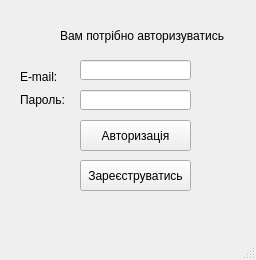
<?xml version="1.0" encoding="UTF-8"?>
<ui version="4.0">
 <class>MainWindow</class>
 <widget class="QMainWindow" name="MainWindow">
  <property name="geometry">
   <rect>
    <x>0</x>
    <y>0</y>
    <width>256</width>
    <height>260</height>
   </rect>
  </property>
  <property name="windowTitle">
   <string>MainWindow</string>
  </property>
  <widget class="QWidget" name="centralwidget">
   <widget class="QLineEdit" name="lineEdit">
    <property name="geometry">
     <rect>
      <x>80</x>
      <y>90</y>
      <width>111</width>
      <height>20</height>
     </rect>
    </property>
    <property name="maximumSize">
     <size>
      <width>113</width>
      <height>20</height>
     </size>
    </property>
    <property name="contextMenuPolicy">
     <enum>Qt::DefaultContextMenu</enum>
    </property>
   </widget>
   <widget class="QLineEdit" name="lineEdit_2">
    <property name="geometry">
     <rect>
      <x>80</x>
      <y>60</y>
      <width>111</width>
      <height>20</height>
     </rect>
    </property>
   </widget>
   <widget class="QPushButton" name="avtorizate">
    <property name="geometry">
     <rect>
      <x>80</x>
      <y>120</y>
      <width>111</width>
      <height>31</height>
     </rect>
    </property>
    <property name="text">
     <string>Авторизація</string>
    </property>
    <property name="shortcut">
     <string>Return</string>
    </property>
   </widget>
   <widget class="QPushButton" name="registration">
    <property name="geometry">
     <rect>
      <x>80</x>
      <y>160</y>
      <width>111</width>
      <height>31</height>
     </rect>
    </property>
    <property name="text">
     <string>Зареєструватись</string>
    </property>
    <property name="autoDefault">
     <bool>true</bool>
    </property>
    <property name="default">
     <bool>false</bool>
    </property>
   </widget>
   <widget class="QLabel" name="label">
    <property name="geometry">
     <rect>
      <x>20</x>
      <y>70</y>
      <width>47</width>
      <height>13</height>
     </rect>
    </property>
    <property name="text">
     <string>E-mail:</string>
    </property>
   </widget>
   <widget class="QLabel" name="label_2">
    <property name="geometry">
     <rect>
      <x>20</x>
      <y>90</y>
      <width>51</width>
      <height>20</height>
     </rect>
    </property>
    <property name="text">
     <string>Пароль:</string>
    </property>
   </widget>
   <widget class="QLabel" name="label_3">
    <property name="geometry">
     <rect>
      <x>60</x>
      <y>20</y>
      <width>171</width>
      <height>31</height>
     </rect>
    </property>
    <property name="text">
     <string>Вам потрібно авторизуватись</string>
    </property>
   </widget>
  </widget>
  <widget class="QMenuBar" name="menubar">
   <property name="geometry">
    <rect>
     <x>0</x>
     <y>0</y>
     <width>256</width>
     <height>22</height>
    </rect>
   </property>
  </widget>
  <widget class="QStatusBar" name="statusbar"/>
 </widget>
 <resources/>
 <connections/>
</ui>
